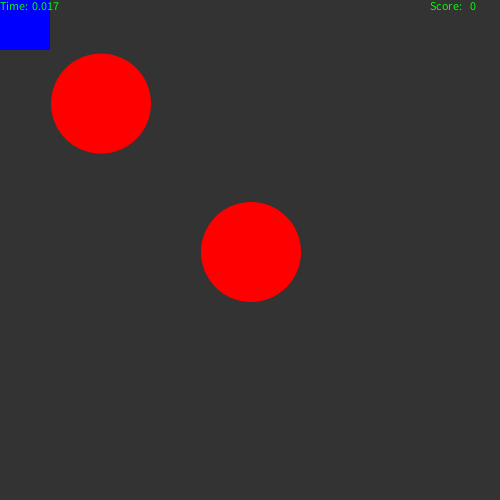
Frame 1 (no input)
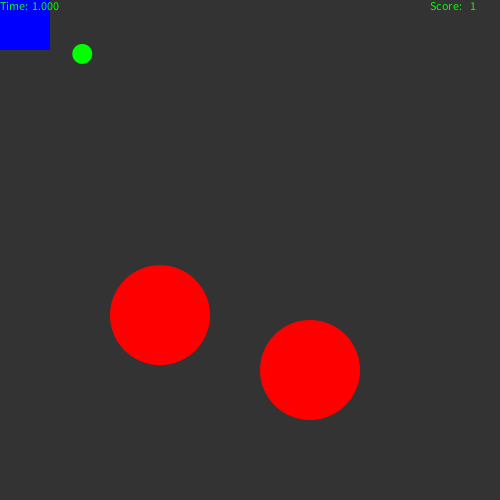
Frame 60 (the mouse pressed at the canvas centre just before this capture)
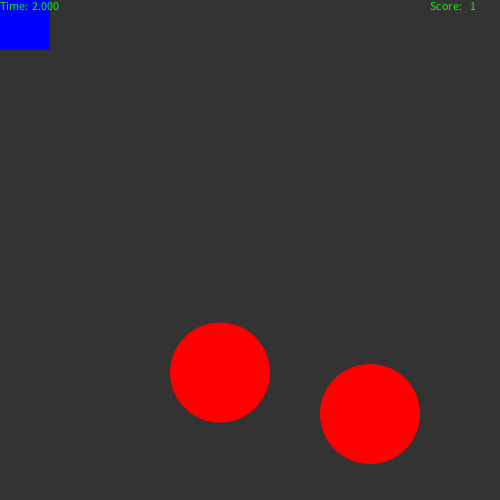
Frame 120 (the mouse held since frame 60 and released just before this capture)

The Processing sketch that drew these frames (run headless with seeded random() and noise(); from frame 60 on, the mouse is pressed at the canvas centre):

// Processing sketch: processing_118059
// ── processing_118059.pde

// Variables for the ball
float ball_x;
float ball_y;
float ball_dir = 1;
float ballSize = 100; // Radius
float dy = 2; // Direction

//Variables for ball 2
float ball2_x;
float ball2_y;
float ball2_dir = 1;
float ball2Size = 100;
float balldy2 = random(1,5);

// Variables for the square
float moveX;
float moveY;
float moveSpeed = 6.0;
float squareSize = 50;

//Variables for points
float randomX;
float randomY;
float scaleW;
float scaleH;

// Movement Variables
float up = 0;
float down = 0;
float left = 0;
float right = 0;

// Gui Variables
int score;
float counter;
float timeX = 0;
float timeY = 10;
float scoreTxTX = 430;
float scoreTxTY = 10;
float counterX = 30;
float counterY = 10;
float scoreX = 470;
float scoreY = 10;
float s;



void setup()
{
  size (500, 500);
  rectMode(CORNER);
  ellipseMode(CENTER);
  noStroke();
  smooth();
  ball_y = height/2;
  ball_x = width/2;
  ball2_y = 100;
  ball2_x = 100;
  
}

void draw()
{
  background(51);
  counter += 1 / 60.0;
  fill(0, 255, 0);
  s = second();
  

  if (s % 2 == 0 )
  {
    randomX = random(500);
    randomY = random(500);
    scaleW = 0;
    scaleH = 0;
  }
  else if (!(s % 2 ==0))
  {
    scaleW = 20;
    scaleH = 20;
  }

  
  ball_x += ball_dir * 1.0;
  ball_y += dy;
  
  ball2_x += ball2_dir * 1.0;
  ball2_y += balldy2;
  
  moveX += (right - left) * moveSpeed;
  moveY += (up - down) * moveSpeed;
  
  //Ball One Properties
  if (ball_x > width-(ballSize/2))
  {
    ball_dir *= -1;
    
    
    //ball_x = -width/2 - ballSize;
    //ball_y = random(0, height);
    //dy = 0;
  }
  
  if (ball_x < (ballSize/2))
  {
    ball_dir = ball_dir * -1;
  }
  
  if (ball_y > height-(ballSize/2))
  {
    dy = dy * -1;
    //ball_dir = ball_dir * -1;
  }
  
  if (ball_y < (ballSize/2))
  {
    dy = dy * -1;
    //ball_dir = ball_dir * -1;
  }
  
  // Ball 2 Properties 
  if (ball2_x > width-(ball2Size/2))
  {
    ball2_dir *= -1;
    
    
    //ball_x = -width/2 - ballSize;
    //ball_y = random(0, height);
    //dy = 0;
  }
  
  if (ball2_x < (ball2Size/2))
  {
    ball2_dir = ball2_dir * -1;
  }
  
  if (ball2_y > height-(ball2Size/2))
  {
    balldy2 = balldy2 * -1;
    //ball_dir = ball_dir * -1;
  }
  
  if (ball2_y < (ball2Size/2))
  {
    balldy2 = balldy2 * -1;
    //ball_dir = ball_dir * -1;
  }
  
  
  //Shapes
  fill(255, 0, 0);
  ellipse(ball_x, ball_y, ballSize, ballSize);
  ellipse(ball2_x, ball2_y, ball2Size, ball2Size);
  fill(0, 0, 255);
  rect(moveX, moveY, squareSize, squareSize);
  fill(0, 255, 0);
  ellipse(randomX, randomY, scaleW, scaleH);
  
  //GUI
  text("Time:", timeX, timeY);
  text(counter, counterX, counterY);
  text("Score:", scoreTxTX, scoreTxTY);
  text(score, scoreX, scoreY);
  
  if (counter > 10)
  {
    text("FINAL SCORE:", 150, 250);
    score = score; 
    text(score, 250, 250);
    squareSize = 0;
    ballSize = 0;
    scaleW = 0;
    scaleH = 0;
    ball2Size = 0;
    timeX = 600;
    counterX = 600;
    scoreTxTX = 600;
    scoreX = 600;
    randomX = 600;
  }
 
  
  
  // Collisions 
  boolean collisionDetected = isCollidingCircleRectangle(ball_x, ball_y, (ballSize/2), moveX, moveY, squareSize);
  
  if (collisionDetected == true)
  {
    score--;
  }
  else
  {
    fill (255);
  }
  
  boolean collisionDetected2 = isCollidingCircleRectangle(ball2_x, ball2_y, (ball2Size/2), moveX, moveY, squareSize);
  
  if (collisionDetected2 == true)
  {
    score--;
  }
  else
  {
    fill (255);
  }
  
  boolean collisionDetected3 = isCollidingCircleRectangle(randomX, randomY, (scaleW), moveX, moveY, squareSize);
  {
    if (collisionDetected3 == true)
    {
      score++;
    }
  }

}

// Movement
void keyReleased()
{
  if (key == 's' || key == 'S')
  {
    up = 0;
  }
  
  if (key == 'w' || key == 'W')
  {
    down = 0;
  }
  
  if (key == 'a' || key == 'A')
  {
    left = 0;
  }
  
  if (key == 'd' || key == 'D')
  {
    right = 0;
  }
}

void keyPressed()
{
  if (key == 's' || key == 'S')
  {
    up = 1;
  }
  if (key == 'w' || key == 'W')
  {
    down = 1;
  }
  if (key == 'a' || key == 'A')
  {
    left = 1;
  }
  if (key == 'd' || key == 'D')
  {
    right = 1;
  }
    
}


//Collision Expression
boolean isCollidingCircleRectangle(float circleX, float circleY, float radius, float rectX, float rectY, float rectS)
  {
   float circleDistanceX = abs(circleX - rectX - rectS/2);
   float circleDistanceY = abs(circleY - rectY - rectS/2);
   
   if (circleDistanceX > (rectS/2 + radius))
   {
     return false;
   }
   
   if (circleDistanceY > (rectS/2 + radius))
   {
     return false;
   }
   
   if (circleDistanceX <= (rectS/2))
   {
     return true;
   }
   
   if (circleDistanceY <= (rectS/2))
   {
     return true;
   }
   
   float cornderDistance_sq = pow(circleDistanceX - rectS/2, 2) + pow(circleDistanceY - rectS/2, 2);
   
   return (cornderDistance_sq <= pow(radius,2));
  }

boolean rectRectIntersect(float left, float top, float right, float bottom, float otherLeft, float otherTop, float otherRight, float otherBottom)
{
  return !(left > otherRight || right < otherLeft || top > otherBottom || bottom < otherTop);
}
